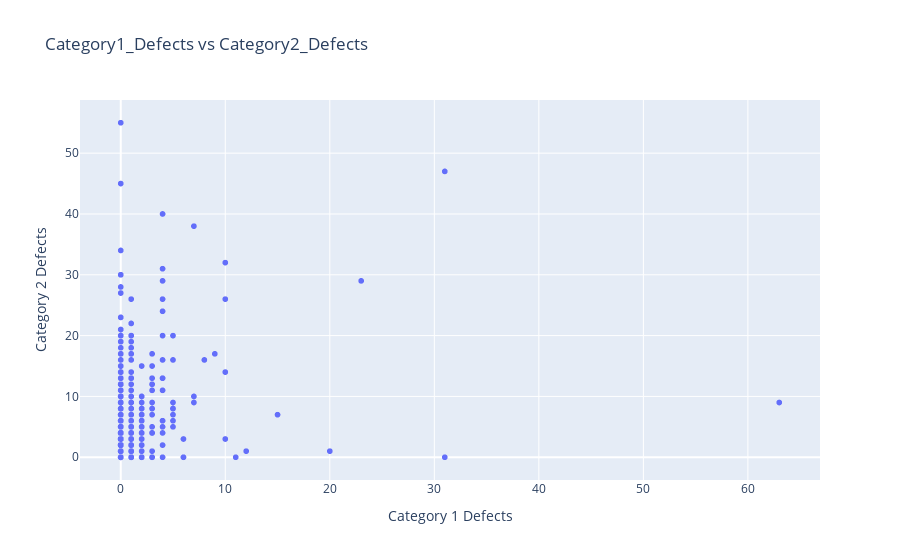

The notebook cell this image was saved under:
### Markdown cell above
## Category 1 vs Category 2 Defects

### Code cell
# scatter plot to visualize the relationship between Category1_Defects and Category2_Defects



defects = px.scatter(
    df_coffee, 
    x='Category1_Defects', 
    y='Category2_Defects', 
    title="Category1_Defects vs Category2_Defects",
    labels={'Category1_Defects': 'Category 1 Defects', 'Category2_Defects': 'Category 2 Defects'},
)

defects.show()

### Figure 1 — Plotly figure (JSON) as saved in the notebook; plotly's stock layout.template omitted (floating-point values rounded to 4 significant figures; data arrays with more than 128 entries replaced by an {"elided": "..."} marker saying what was removed)
{"data": [{"hovertemplate": "Category 1 Defects=%{x}<br>Category 2 Defects=%{y}<extra></extra>", "legendgroup": "", "marker": {"color": "#636efa", "symbol": "circle"}, "mode": "markers", "name": "", "showlegend": false, "type": "scattergl", "x": {"elided": "1339 int values"}, "xaxis": "x", "y": {"elided": "1339 int values"}, "yaxis": "y"}], "layout": {"autosize": true, "legend": {"tracegroupgap": 0}, "title": {"text": "Category1_Defects vs Category2_Defects"}, "xaxis": {"anchor": "y", "autorange": true, "domain": [0, 1], "range": [-3.814, 66.81], "title": {"text": "Category 1 Defects"}, "type": "linear"}, "yaxis": {"anchor": "x", "autorange": true, "domain": [0, 1], "range": [-4.539, 59.54], "title": {"text": "Category 2 Defects"}, "type": "linear"}}}
